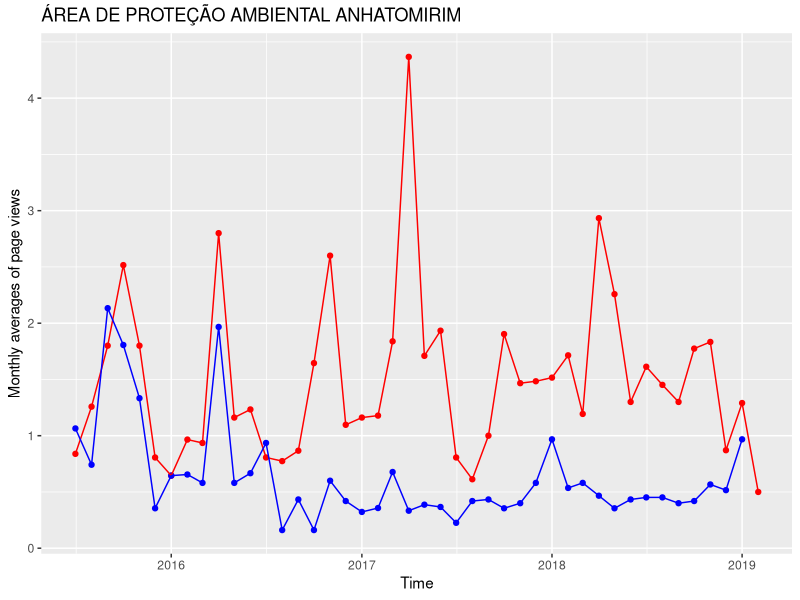
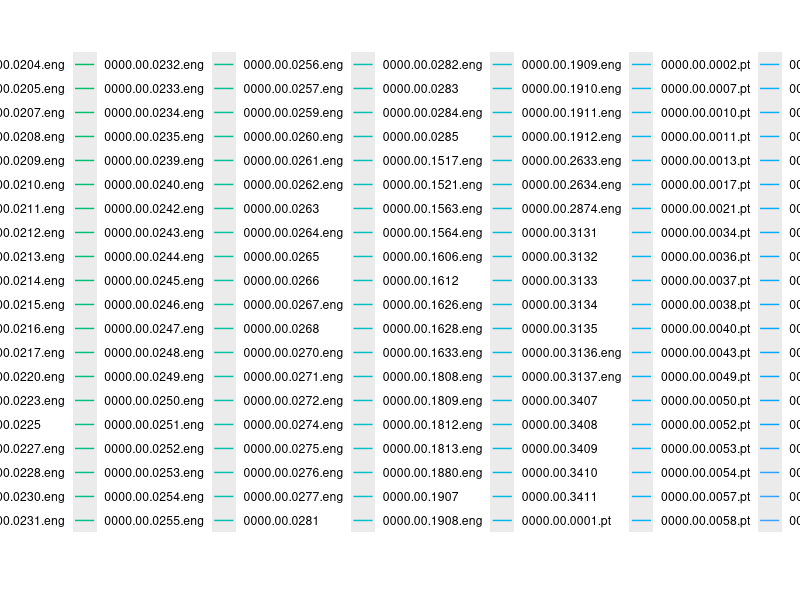

Write R code to recreate these figures, in order.
# ---- Head ------------------- 
# Explore mean pageviews data
# Created in 2019-03-05
#
# Guedes-Santos, J
#
#______________________________

# Clean memory
rm(list = ls())


# Load packages
library(tidyverse)

# Read CSV files
pa_dataset <- read_csv('./data/BrazilianProtectedAreas_2019-03-07_reviewed.csv')
eng_means <- read_csv('./data/BPA_Wiki_Eng_2019-03-10.csv')
eng_month_means <- read_csv('./data/BPA_Wiki_Eng_Month_2019-03-10.csv')
pt_means <- read_csv('./data/BPA_Wiki_Pt_2019-03-10.csv')
pt_month_means <- read_csv('./data/BPA_Wiki_Pt_Month_2019-03-10.csv')

# Define functions
# Return Brazilian Protected Area Original Name
pa_name <- function(dataset, cod_cnuc) {
  # This function is based in PA_Dataset: BrazilianProtectedAreas_[date]>_reviewed.csv
  name <- dataset %>%
    filter(codCnuc == cod_cnuc) %>%
    select(nomeUC)
  return(name$nomeUC)
}

# Subset datas
# Define an initial PA Code - Only for tests
cod_cnuc <- "0000.00.0001"

# Join eng and pt means in a unique dataset
pa_means <- eng_means %>%
  inner_join(eng_means, pt_means, by = "cod_cnuc", suffix = c(".eng", ".pt"))

# Join eng and pt month means in a unique dataset
pa_month_means <- eng_month_means %>%
  
  inner_join(pt_month_means, by = c("month"), suffix = c(".eng", ".pt"))


# Get category and government level
pa_governance <- pa_dataset %>%
  select(codCnuc, cat, esfera)

# Join category and government level
pa_means <- pa_means %>%
  inner_join(pa_governance, by = c("cod_cnuc" = "codCnuc"))

for (i in 1:((ncol(pa_month_means)-1)/2)) {
  cod_cnuc <- colnames(pa_month_means)
  print(cod_cnuc[i])
}

# Plot a simple graph compare eng and pt pageviews
ggplot(data = pa_month_means) +
  geom_point(mapping = aes(x = month, y = `0000.00.0001.pt`), color = "red") +
  geom_point(mapping = aes(x = month, y = `0000.00.0001.eng`), color = "blue") +
  geom_line(mapping = aes(x = month, y = `0000.00.0001.pt`), color = "red") +
  geom_line(mapping = aes(x = month, y = `0000.00.0001.eng`), color = "blue") +
  xlab('Time') +
  ylab("Monthly averages of page views") +
  ggtitle(pa_dataset$nomeUC)

ggsave("pa_pageview2.png")

# Plot all PAs - not working yet
pa_month_Melted <- reshape2::melt(pa_month_means, id.var='month')
head(pa_month_Melted)

ggplot(pa_month_Melted, aes(x = month, y = value, col = variable)) + 
  geom_line()

fahrenheit_to_kelvin <- function(temp_F) {
  temp_K <- ((temp_F - 32) * (5 / 9)) + 273.15
  return(temp_K)
}


